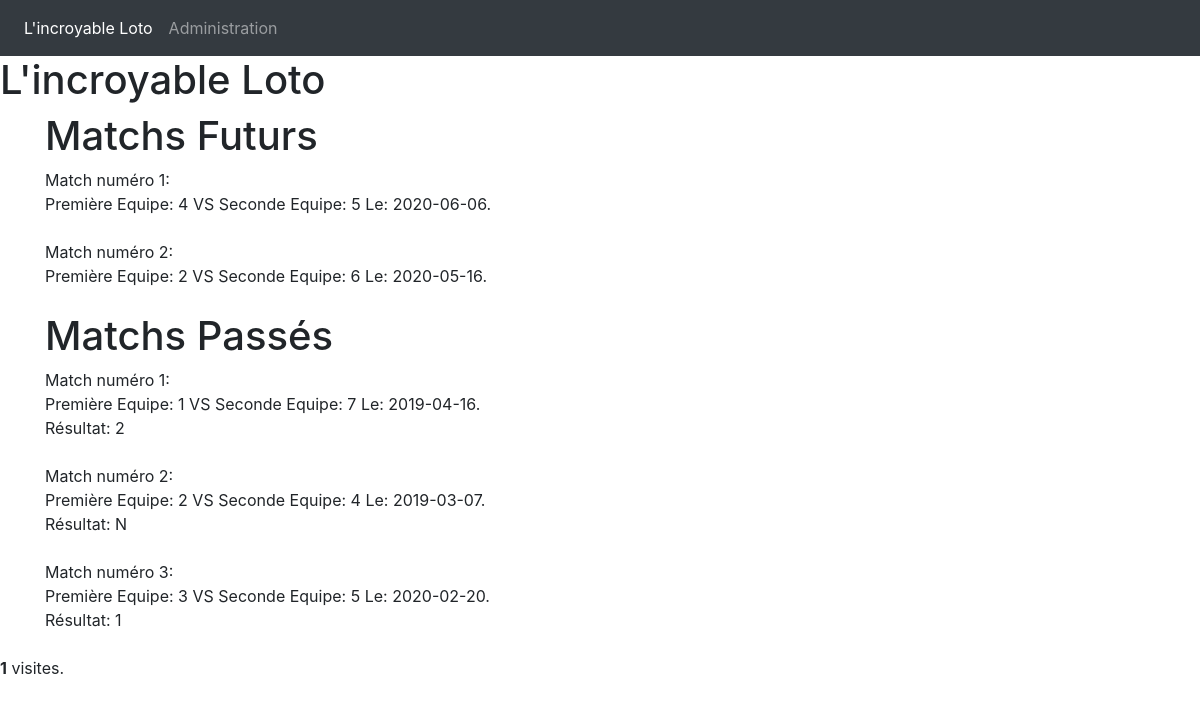
The page / on the database its author committed.
### tables this page shows
CREATE TABLE IF NOT EXISTS `matchs_futurs` (
  `id` int(11) NOT NULL AUTO_INCREMENT,
  `eq1` int(11) DEFAULT NULL,
  `eq2` int(11) DEFAULT NULL,
  `dateMatch` date NOT NULL,
  PRIMARY KEY (`id`)
);

CREATE TABLE IF NOT EXISTS `matchs_passes` (
  `id` int(11) NOT NULL AUTO_INCREMENT,
  `eq1` int(11) NOT NULL DEFAULT '0',
  `eq2` int(11) NOT NULL DEFAULT '0',
  `dateMatch` date DEFAULT NULL,
  `resultat` char(50) DEFAULT NULL,
  PRIMARY KEY (`id`)
);

### includes/data.php (called while the page is built, shortened)
<?php
$pagesTitles = [
    'main' => "L'incroyable Loto",
    'Admin' => 'Administration',
];

### includes/functions.php (called while the page is built, shortened)
<?php
require 'includes/data.php';
function getTitle($page){
    global $pagesTitles;
    return $pagesTitles[$page];
}
function getBody($page){
    include "pages/$page.php";
}
function getPages(){
    global $pagesTitles;
    return array_keys($pagesTitles);
}
    ?>

### pages/main.php (the view, shortened to what this page needs)
<div>
    <h1>Matchs Futurs</h1>
<?php
try {
    $bdd = new PDO('mysql:host=localhost;dbname=TP_loto;charset=utf8', "root", '');
}
catch(Exception $e) {
    die('Erreur : '.$e->getMessage());
}
$reponse = $bdd->query('SELECT id,eq1,eq2,dateMatch FROM matchs_futurs');
while ($donnees = $reponse->fetch()) {
    echo 'Match numéro ' . $donnees["id"]. ':<br />';
    echo 'Première Equipe: ' . $donnees["eq1"] . ' VS ';
    echo 'Seconde Equipe: ' .  $donnees["eq2"] . ' ';
    echo 'Le: ' . $donnees["dateMatch"] . '.<br />';
    echo '<br />';
}
?>
</div>
<div>
    <h1>Matchs Passés</h1>
    <?php
    try {
        $bdd = new PDO('mysql:host=localhost;dbname=TP_loto;charset=utf8', "root", '');
    }
    catch(Exception $e) {
        die('Erreur : '.$e->getMessage());
    }
    $reponse = $bdd->query('SELECT id,eq1,eq2,dateMatch,resultat FROM matchs_passes');
    while ($donnees = $reponse->fetch()) {
        echo 'Match numéro ' .$donnees["id"]. ':<br />';
        echo 'Première Equipe: ' . $donnees["eq1"] . ' VS ';
        echo 'Seconde Equipe: ' .  $donnees["eq2"] . ' ';
        echo 'Le: ' . $donnees["dateMatch"] . '.<br />';
        echo "Résultat: " . $donnees["resultat"] . '<br />';
        echo '<br />';
    }
    ?>
</div>

### index.php (shortened to what this page needs)
<?php
    require_once 'includes/functions.php';
    $page = 'main';
?>
<!doctype html>
<html lang="fr">
  <head>
    <link rel="stylesheet" href="https://stackpath.bootstrapcdn.com/bootstrap/4.3.1/css/bootstrap.min.css">
    <link rel="stylesheet" href="assets/css/style.css" type="text/css">
  </head>
  <body class="first" style= "background-image: url('/assets/images/background-site-1.jpg');">
  <?php require 'partials/navbar.php';
        require 'includes/compteur.php';?>
    <h1 class="center"> <?= getTitle($page) ?> </h1>
    <div class="container">
    <?= getBody($page) ?>
    </div>
  <div>
      <?= compteurVisites() ?>
  </div>
  </body>
</html>

### partials/navbar.php (shortened to what this page needs)
<?php
  require_once 'includes/functions.php';
?>
<nav class="navbar navbar-expand-lg navbar-dark bg-dark">
  <div class="collapse navbar-collapse" id="navbarNav">
    <ul class="navbar-nav">
      <?php foreach(getPages() as $navPage):
        $active = "";
        if($page == $navPage){
          $active = "active";
        }
        ?>
        <li class="nav-item <?= $active ?>">
          <a class="nav-link" href="index.php?page=<?= $navPage ?>"> <?= getTitle($navPage) ?> <span class="sr-only">(current)</span></a>
        </li>
      <?php endforeach ?>
    </ul>
  </div>
</nav>

### includes/compteur.php (shortened to what this page needs)
<?php
function compteurVisites()
{
    if (file_exists('compteur_visites.txt')) {
        $compteur_f = fopen('compteur_visites.txt', 'r+');
        $compte = fgets($compteur_f);
    } else {
        $compteur_f = fopen('compteur_visites.txt', 'a+');
        $compte = 0;
    }
    if (!isset($_SESSION['compteur_de_visite'])) {
        $compte++;
    }
    echo '<strong>' . $compte . '</strong> visites.';
}
?>

### rows shown on the page
matchs_futurs: id "1", eq1 "4", eq2 "5", dateMatch "2020-06-06"
matchs_futurs: id "2", eq1 "2", eq2 "6", dateMatch "2020-05-16"
matchs_passes: id "1", eq1 "1", eq2 "7", dateMatch "2019-04-16", resultat "2"
matchs_passes: id "2", eq1 "2", eq2 "4", dateMatch "2019-03-07", resultat "N"
matchs_passes: id "3", eq1 "3", eq2 "5", dateMatch "2020-02-20", resultat "1"

### other values the page prints
getTitle($navPage) "L'incroyable Loto"
getTitle($navPage) "Administration"
getTitle($page) "L'incroyable Loto"
$compte "1"
